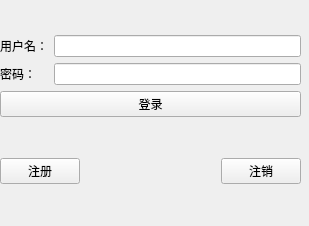
<?xml version="1.0" encoding="UTF-8"?>
<ui version="4.0">
 <class>TcpClient</class>
 <widget class="QWidget" name="TcpClient">
  <property name="geometry">
   <rect>
    <x>0</x>
    <y>0</y>
    <width>309</width>
    <height>226</height>
   </rect>
  </property>
  <property name="windowTitle">
   <string>TcpClient</string>
  </property>
  <widget class="QWidget" name="">
   <property name="geometry">
    <rect>
     <x>0</x>
     <y>0</y>
     <width>301</width>
     <height>221</height>
    </rect>
   </property>
   <layout class="QVBoxLayout" name="verticalLayout">
    <item>
     <layout class="QGridLayout" name="gridLayout">
      <item row="0" column="0">
       <widget class="QLabel" name="name_lab">
        <property name="text">
         <string>用户名：</string>
        </property>
       </widget>
      </item>
      <item row="0" column="1">
       <widget class="QLineEdit" name="lineEdit"/>
      </item>
      <item row="1" column="0">
       <widget class="QLabel" name="pwd_lab">
        <property name="text">
         <string>密码：</string>
        </property>
       </widget>
      </item>
      <item row="1" column="1">
       <widget class="QLineEdit" name="lineEdit_2">
        <property name="echoMode">
         <enum>QLineEdit::Password</enum>
        </property>
       </widget>
      </item>
      <item row="2" column="0" colspan="2">
       <widget class="QPushButton" name="login_pb">
        <property name="text">
         <string>登录</string>
        </property>
       </widget>
      </item>
     </layout>
    </item>
    <item>
     <layout class="QHBoxLayout" name="horizontalLayout">
      <item>
       <widget class="QPushButton" name="regist_pb">
        <property name="text">
         <string>注册</string>
        </property>
       </widget>
      </item>
      <item>
       <spacer name="horizontalSpacer">
        <property name="orientation">
         <enum>Qt::Horizontal</enum>
        </property>
        <property name="sizeHint" stdset="0">
         <size>
          <width>40</width>
          <height>20</height>
         </size>
        </property>
       </spacer>
      </item>
      <item>
       <widget class="QPushButton" name="cancel_pb">
        <property name="text">
         <string>注销</string>
        </property>
       </widget>
      </item>
     </layout>
    </item>
   </layout>
  </widget>
 </widget>
 <resources/>
 <connections/>
</ui>
